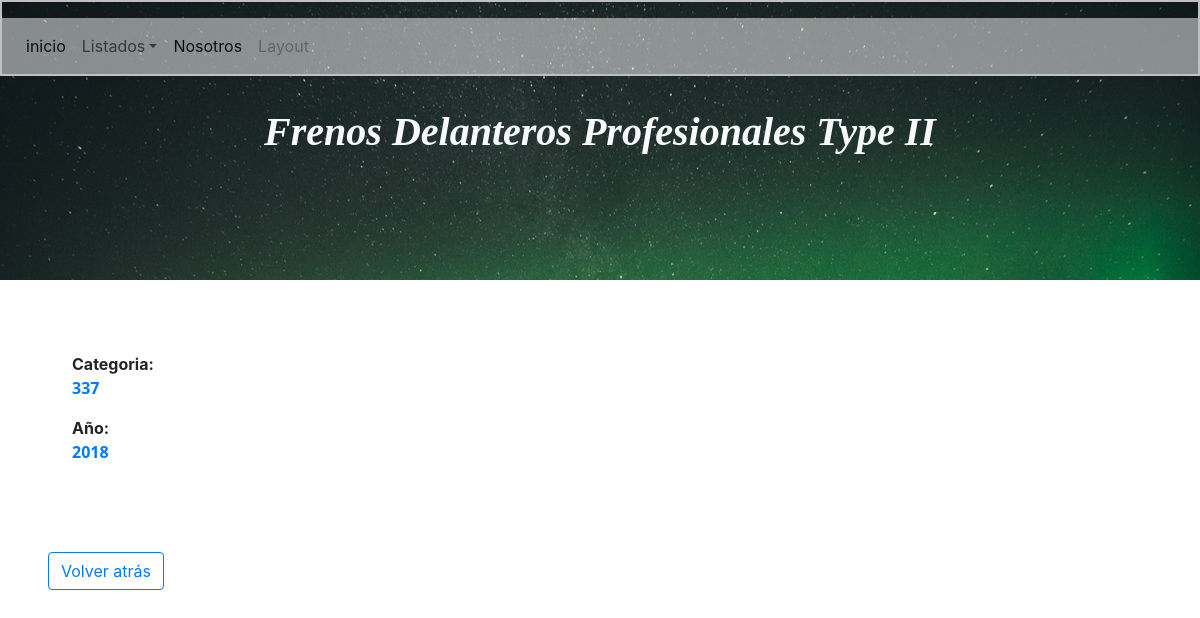
/App/Views/crudCategoria/detalle.php?id=337, run on the app's committed database.
### tables this page shows
CREATE TABLE `categoria` (
  `idCategoria` int(6) NOT NULL,
  `nombreProd` varchar(50) NOT NULL,
  `año` year(4) NOT NULL
);

### App/Models/conex.php (called while the page is built)
<?php
class Conex{
	public static function Conection(){
		try{
		$conex = new PDO('mysql:host=localhost;dbname=sistema', "root", "", array(PDO::MYSQL_ATTR_INIT_COMMAND => "SET NAMES utf8"));
		return $conex;
			} catch(Exception $e){
				echo "Error presente en ".$e->getMessage();
		}
	}
}
?>

### App/Views/crudCategoria/detalle.php (the view, shortened to what this page needs)
<?php
require "../../Models/conex.php";
$id = $_GET['id'];
$cox = new Conex();
$sentencia = $cox->Conection()->prepare('SELECT * FROM categoria WHERE idCategoria = ?;');
$result = $sentencia->execute([$id]);
$categoria = $sentencia->fetch(PDO::FETCH_OBJ);
?>
<!DOCTYPE html>
<html lang="es">
<head>
	<link rel="stylesheet" href="../../../css/bootstrap.min.css">
	<link rel="stylesheet" href="../../../css/style.css">
</head>
<body>
	<header class="header">
		<div class="encabezado">
<nav class="navbar navbar-expand-lg navbar-light mt-3" style="background-color: rgba( 255, 255, 255, .5);
">
  <div class="collapse navbar-collapse" id="navbarSupportedContent">
    <ul class="navbar-nav mr-auto">
      <li class="nav-item active">
        <a class="nav-link" href="../index.php">inicio</a>
      </li>
      <li class="nav-item dropdown">
       <a class="nav-link text-dark dropdown-toggle" href="#" id="navbarDropdown" role="button" data-toggle="dropdown" aria-haspopup="true" aria-expanded="false">Listados</a>
      </li>
       <li class="nav-item active">
        <a class="nav-link" href="#">Nosotros</a>
      </li>
      <li class="nav-item">
        <a class="nav-link disabled" href="#" tabindex="-1" aria-disabled="true">Layout</a>
      </li>
    </ul>
  </div>
</nav>
		</div>
<h1 class="text-center text-light font-weight-bold mt-2 font-italic text-capitalize"><?php echo $categoria->nombreProd;?></h1>
	</header>
<section class="m-5">
  <ul class="list-unstyled d-flex">
<div class="m-4">
     <li class="font-weight-bold">Categoria: <p class="text-primary"><?php echo $categoria->idCategoria;?></p></li>
      <li class="font-weight-bold">Año: <p class="text-primary"><?php echo $categoria->año;?></p></li>
</div>
  </ul>
</section>
<a href="listar.php" class="btn btn-outline-primary ml-5">Volver atrás</a>
</body>
</html>

### css/style.css (style rules this page uses)
*, *:before, *:after { box-sizing: inherit; }
h1 { font-family: 'Georgia', 'Times New Roman', serif; }
p { font-family: 'Open sans', sans-serif; }
.header { background-image: url('../img/slide.jpg'); background-size: cover; background-position: center; background-attachment: fixed; height: 35vh; }
.encabezado { margin-bottom: 2rem; margin-top: 0; border: 2px solid silver; }

### data on the page
categoria: nombreProd "Frenos Delanteros Profesionales Type II", idCategoria "337", año "2018"
